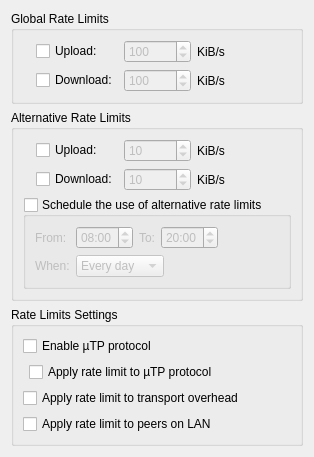
          <widget class="QWidget" name="scrollAreaWidgetContents_9">
           <property name="geometry">
            <rect>
             <x>0</x>
             <y>0</y>
             <width>265</width>
             <height>394</height>
            </rect>
           </property>
           <layout class="QVBoxLayout" name="verticalLayout_5">
            <item>
             <widget class="QGroupBox" name="rateLimitBox">
              <property name="title">
               <string>Global Rate Limits</string>
              </property>
              <layout class="QGridLayout" name="rateLimitBoxLayout">
               <item row="0" column="2">
                <widget class="QSpinBox" name="spinUploadLimit">
                 <property name="enabled">
                  <bool>false</bool>
                 </property>
                 <property name="minimum">
                  <number>1</number>
                 </property>
                 <property name="maximum">
                  <number>1000000</number>
                 </property>
                 <property name="value">
                  <number>100</number>
                 </property>
                </widget>
               </item>
               <item row="0" column="1">
                <widget class="QCheckBox" name="checkUploadLimit">
                 <property name="text">
                  <string>Upload:</string>
                 </property>
                </widget>
               </item>
               <item row="0" column="3">
                <widget class="QLabel" name="label_10">
                 <property name="text">
                  <string>KiB/s</string>
                 </property>
                </widget>
               </item>
               <item row="1" column="2">
                <widget class="QSpinBox" name="spinDownloadLimit">
                 <property name="enabled">
                  <bool>false</bool>
                 </property>
                 <property name="minimum">
                  <number>1</number>
                 </property>
                 <property name="maximum">
                  <number>1000000</number>
                 </property>
                 <property name="value">
                  <number>100</number>
                 </property>
                </widget>
               </item>
               <item row="1" column="3">
                <widget class="QLabel" name="label_13">
                 <property name="text">
                  <string>KiB/s</string>
                 </property>
                </widget>
               </item>
               <item row="0" column="0" rowspan="2">
                <widget class="QLabel" name="label_5">
                 <property name="pixmap">
                  <pixmap resource="../icons.qrc">:/icons/slow_off.png</pixmap>
                 </property>
                </widget>
               </item>
               <item row="1" column="1">
                <widget class="QCheckBox" name="checkDownloadLimit">
                 <property name="text">
                  <string>Download:</string>
                 </property>
                </widget>
               </item>
               <item row="0" column="4">
                <spacer name="horizontalSpacer">
                 <property name="orientation">
                  <enum>Qt::Horizontal</enum>
                 </property>
                 <property name="sizeHint" stdset="0">
                  <size>
                   <width>40</width>
                   <height>20</height>
                  </size>
                 </property>
                </spacer>
               </item>
              </layout>
             </widget>
            </item>
            <item>
             <widget class="QGroupBox" name="altRateLimitBox">
              <property name="title">
               <string>Alternative Rate Limits</string>
              </property>
              <layout class="QGridLayout" name="gridLayout_6">
               <item row="2" column="0" colspan="5">
                <widget class="QGroupBox" name="check_schedule">
                 <property name="title">
                  <string>Schedule the use of alternative rate limits</string>
                 </property>
                 <property name="checkable">
                  <bool>true</bool>
                 </property>
                 <property name="checked">
                  <bool>false</bool>
                 </property>
                 <layout class="QGridLayout" name="gridLayout_7">
                  <item row="0" column="0">
                   <widget class="QLabel" name="label_6">
                    <property name="text">
                     <string extracomment="from (time1 to time2)">From:</string>
                    </property>
                   </widget>
                  </item>
                  <item row="0" column="3">
                   <widget class="QTimeEdit" name="schedule_to">
                    <property name="wrapping">
                     <bool>true</bool>
                    </property>
                    <property name="displayFormat">
                     <string notr="true">hh:mm</string>
                    </property>
                    <property name="time">
                     <time>
                      <hour>20</hour>
                      <minute>0</minute>
                      <second>0</second>
                     </time>
                    </property>
                   </widget>
                  </item>
                  <item row="0" column="2">
                   <widget class="QLabel" name="label_17">
                    <property name="text">
                     <string extracomment="time1 to time2">To:</string>
                    </property>
                   </widget>
                  </item>
                  <item row="0" column="1">
                   <widget class="QTimeEdit" name="schedule_from">
                    <property name="wrapping">
                     <bool>true</bool>
                    </property>
                    <property name="displayFormat">
                     <string notr="true">hh:mm</string>
                    </property>
                    <property name="calendarPopup">
                     <bool>false</bool>
                    </property>
                    <property name="time">
                     <time>
                      <hour>8</hour>
                      <minute>0</minute>
                      <second>0</second>
                     </time>
                    </property>
                   </widget>
                  </item>
                  <item row="1" column="0">
                   <widget class="QLabel" name="label_18">
                    <property name="text">
                     <string>When:</string>
                    </property>
                   </widget>
                  </item>
                  <item row="1" column="1" colspan="3">
                   <widget class="QComboBox" name="schedule_days">
                    <property name="sizePolicy">
                     <sizepolicy hsizetype="Fixed" vsizetype="Fixed">
                      <horstretch>0</horstretch>
                      <verstretch>0</verstretch>
                     </sizepolicy>
                    </property>
                    <item>
                     <property name="text">
                      <string>Every day</string>
                     </property>
                    </item>
                    <item>
                     <property name="text">
                      <string>Weekdays</string>
                     </property>
                    </item>
                    <item>
                     <property name="text">
                      <string>Weekends</string>
                     </property>
                    </item>
                   </widget>
                  </item>
                  <item row="0" column="4">
                   <spacer name="horizontalSpacer_8">
                    <property name="orientation">
                     <enum>Qt::Horizontal</enum>
                    </property>
                    <property name="sizeHint" stdset="0">
                     <size>
                      <width>40</width>
                      <height>20</height>
                     </size>
                    </property>
                   </spacer>
                  </item>
                 </layout>
                </widget>
               </item>
               <item row="0" column="0" rowspan="2">
                <widget class="QLabel" name="label_16">
                 <property name="pixmap">
                  <pixmap resource="../icons.qrc">:/icons/slow.png</pixmap>
                 </property>
                </widget>
               </item>
               <item row="0" column="1">
                <widget class="QCheckBox" name="checkUploadLimitAlt">
                 <property name="text">
                  <string>Upload:</string>
                 </property>
                </widget>
               </item>
               <item row="1" column="1">
                <widget class="QCheckBox" name="checkDownloadLimitAlt">
                 <property name="text">
                  <string>Download:</string>
                 </property>
                </widget>
               </item>
               <item row="0" column="2">
                <widget class="QSpinBox" name="spinUploadLimitAlt">
                 <property name="enabled">
                  <bool>false</bool>
                 </property>
                 <property name="minimum">
                  <number>1</number>
                 </property>
                 <property name="maximum">
                  <number>1000000</number>
                 </property>
                 <property name="value">
                  <number>10</number>
                 </property>
                </widget>
               </item>
               <item row="1" column="2">
                <widget class="QSpinBox" name="spinDownloadLimitAlt">
                 <property name="enabled">
                  <bool>false</bool>
                 </property>
                 <property name="minimum">
                  <number>1</number>
                 </property>
                 <property name="maximum">
                  <number>1000000</number>
                 </property>
                 <property name="value">
                  <number>10</number>
                 </property>
                </widget>
               </item>
               <item row="0" column="3">
                <widget class="QLabel" name="label_14">
                 <property name="text">
                  <string>KiB/s</string>
                 </property>
                </widget>
               </item>
               <item row="1" column="3">
                <widget class="QLabel" name="label_15">
                 <property name="text">
                  <string>KiB/s</string>
                 </property>
                </widget>
               </item>
               <item row="0" column="4">
                <spacer name="horizontalSpacer_5">
                 <property name="orientation">
                  <enum>Qt::Horizontal</enum>
                 </property>
                 <property name="sizeHint" stdset="0">
                  <size>
                   <width>40</width>
                   <height>20</height>
                  </size>
                 </property>
                </spacer>
               </item>
              </layout>
             </widget>
            </item>
            <item>
             <widget class="QGroupBox" name="rateLimitsGroupBox">
              <property name="title">
               <string>Rate Limits Settings</string>
              </property>
              <layout class="QGridLayout" name="gridLayout_8">
               <item row="4" column="0" colspan="3">
                <widget class="QCheckBox" name="checkLimitLocalPeerRate">
                 <property name="text">
                  <string>Apply rate limit to peers on LAN</string>
                 </property>
                </widget>
               </item>
               <item row="3" column="0" colspan="3">
                <widget class="QCheckBox" name="checkLimitTransportOverhead">
                 <property name="text">
                  <string>Apply rate limit to transport overhead</string>
                 </property>
                </widget>
               </item>
               <item row="0" column="0" colspan="3">
                <widget class="QCheckBox" name="checkuTP">
                 <property name="text">
                  <string>Enable µTP protocol</string>
                 </property>
                </widget>
               </item>
               <item row="2" column="1">
                <widget class="QCheckBox" name="checkLimituTPConnections">
                 <property name="text">
                  <string>Apply rate limit to µTP protocol</string>
                 </property>
                </widget>
               </item>
               <item row="2" column="2">
                <spacer name="horizontalSpacer_9">
                 <property name="orientation">
                  <enum>Qt::Horizontal</enum>
                 </property>
                 <property name="sizeHint" stdset="0">
                  <size>
                   <width>40</width>
                   <height>20</height>
                  </size>
                 </property>
                </spacer>
               </item>
              </layout>
             </widget>
            </item>
            <item>
             <spacer name="verticalSpacer_2">
              <property name="orientation">
               <enum>Qt::Vertical</enum>
              </property>
              <property name="sizeHint" stdset="0">
               <size>
                <width>20</width>
                <height>40</height>
               </size>
              </property>
             </spacer>
            </item>
           </layout>
          </widget>
